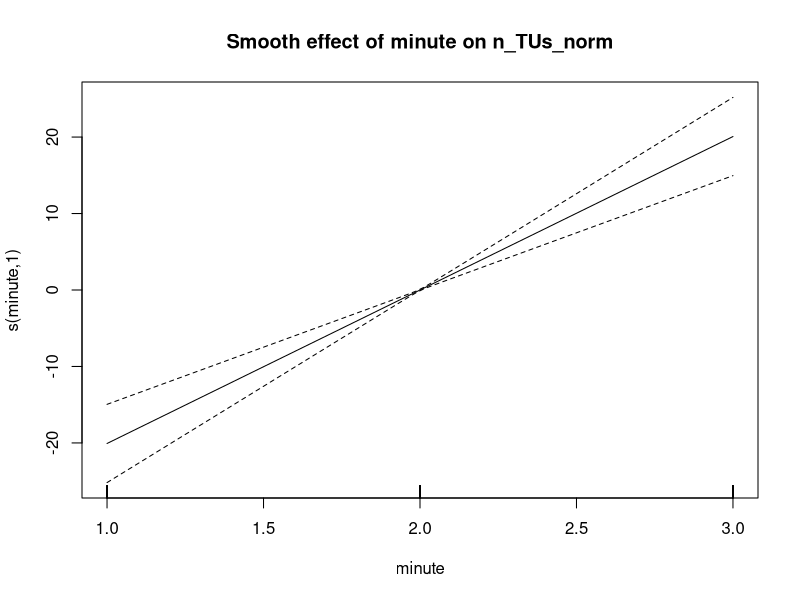
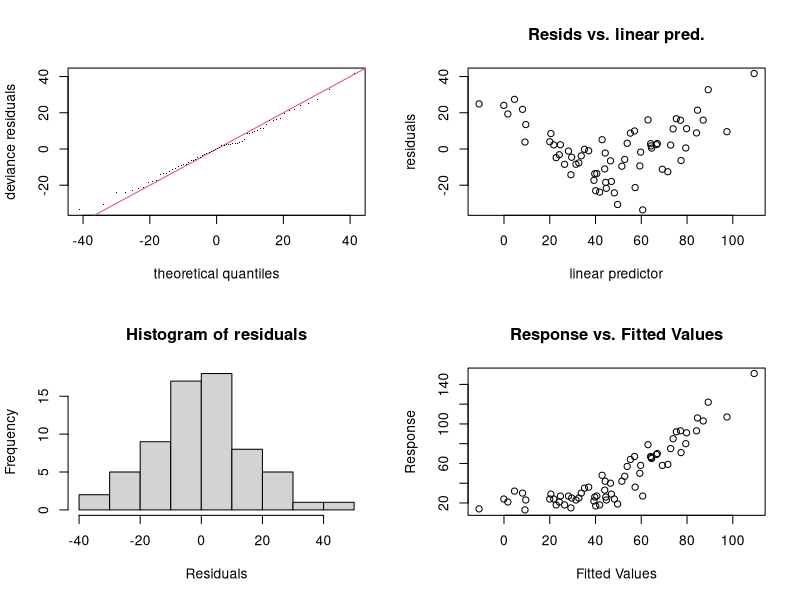
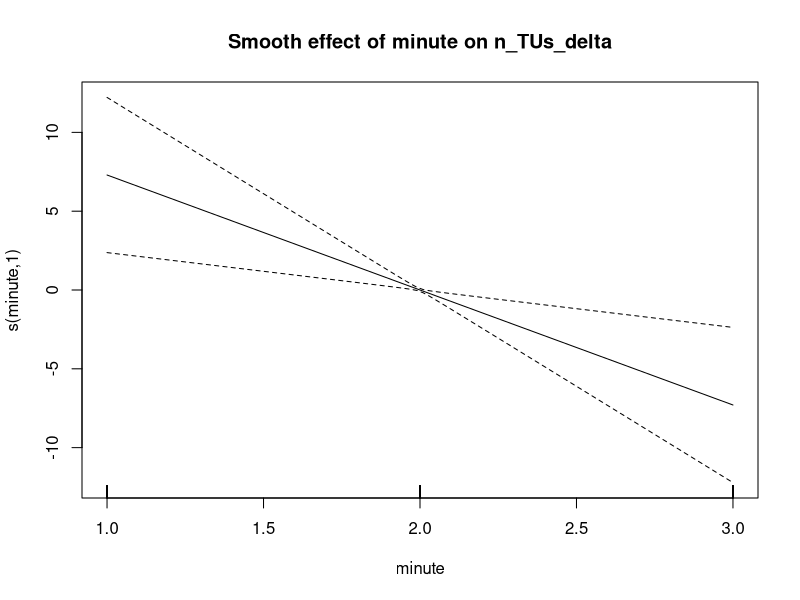
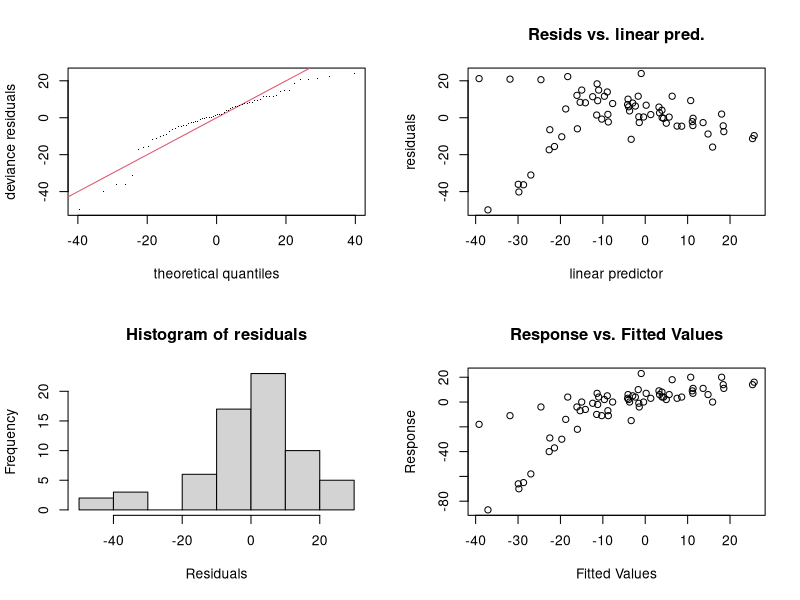
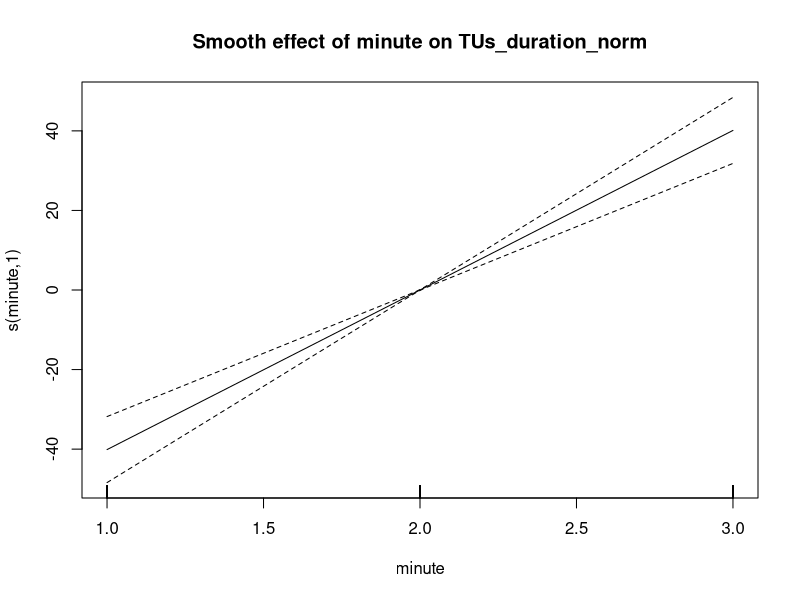
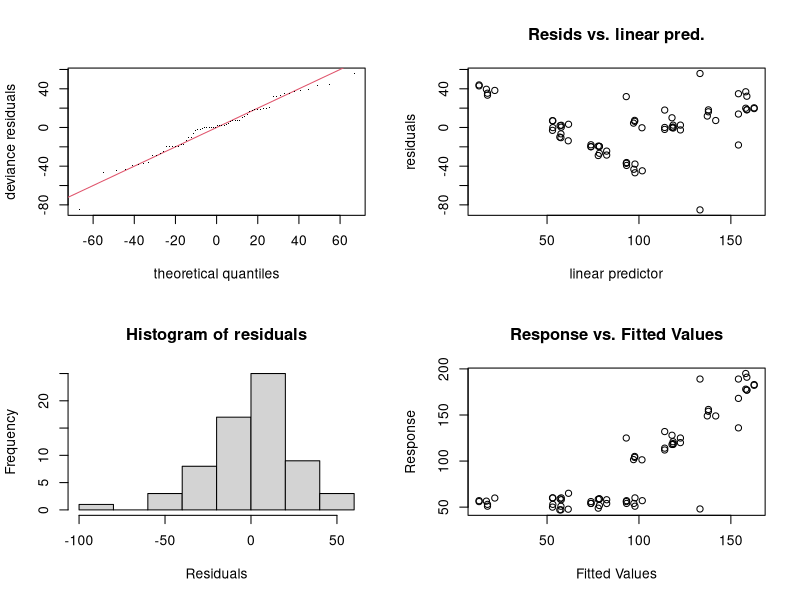
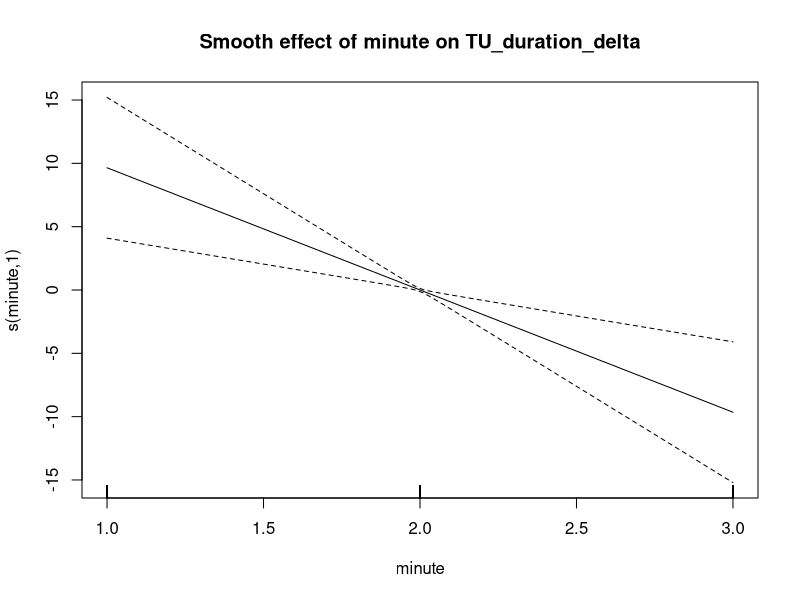
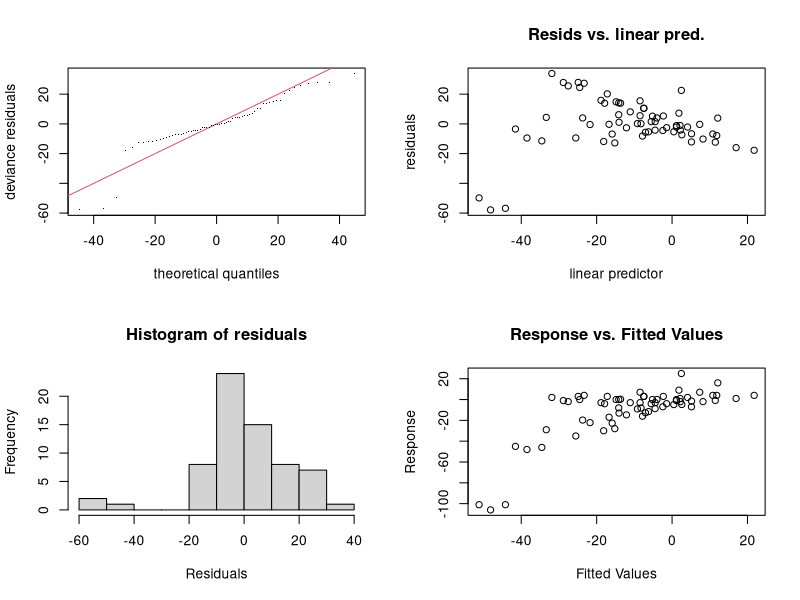

Write R code to recreate these figures, in order. (Note: this script raises an error after producing the figures.)
library(mgcv)
library(ggeffects)
library(ggplot2)
library(patchwork)
library(dplyr)

model_summaries <- data.frame(
  variable = character(),
  term = character(),
  edf = numeric(),
  ref_df = numeric(),
  F = numeric(),
  p_value = numeric(),
  r_squared = numeric(),
  stringsAsFactors = FALSE
)

all_effects <- list()

dependent_vars <- c(
  "n_TUs_norm",
"n_TUs_delta",
"TUs_duration_norm",
"TU_duration_delta",
"n_tokens_norm",
"n_tokens_delta",
"n_lingtoks_norm",
"n_lingtoks_delta",
"n_NVB_norm",
"n_NVB_delta",
"avg_tokens",
"avg_tokens_delta",
"avg_TU_duration",
"avg_TU_duration_delta",
"n_intonationpatterns_norm",
"n_intonationpatterns_delta",
"n_prolongations_norm",
"n_prolongations_delta",
"n_overlaps_norm",
"n_overlaps_delta"
)

df_params <- read.csv("stats/table_params.csv", sep="\t")

df_params$expert <- as.factor(df_params$expert)
df_params$data <- as.factor(df_params$data)
df_params$phase <- as.factor(df_params$phase)
df_params$transcriber <- as.factor(df_params$transcriber)  # your random effect

models <- list()

for (var in dependent_vars) {
  # formula_str <- as.formula(paste0("`", var, "` ~ s(minute, k = 3) + expert + phase + data + s(transcriber, bs = 're')"))
  # cat("\n\n====== GAMM for", var, "======\n")
  formula_str <- as.formula(paste0("`", var, "` ~ s(minute, k = 3) + expert + phase + data + s(transcriber, bs = 're')"))
  cat("\n\n====== GAMM for", var, "======\n")

  model <- gam(formula_str, data = df_params, method = "REML", family = gaussian())
  print(summary(model))
  models[[var]] <- model

smry <- summary(model)

  # Extract smooth and parametric terms separately
  smooth_terms <- smry$s.table
  if (!is.null(smooth_terms)) {
    smooth_df <- data.frame(
      variable = var,
      term = rownames(smooth_terms),
      edf = smooth_terms[, "edf"],
      ref_df = smooth_terms[, "Ref.df"],
      F = smooth_terms[, "F"],
      p_value = smooth_terms[, "p-value"],
      r_squared = rep(smry$r.sq, nrow(smooth_terms))
    )
    model_summaries <- rbind(model_summaries, smooth_df)
  }

  param_terms <- smry$p.table
  if (!is.null(param_terms)) {
    param_df <- data.frame(
      variable = var,
      term = rownames(param_terms),
      edf = NA,
      ref_df = NA,
      F = NA,
      p_value = param_terms[, "Pr(>|t|)"],
      r_squared = rep(smry$r.sq, nrow(param_terms))
    )
    model_summaries <- rbind(model_summaries, param_df)
  }

  predictors <- c("minute", "expert", "phase", "data")

  for (pred in predictors) {
    # Use try() to handle errors (e.g., if a factor has only one level)
    pred_effect <- try(ggpredict(model, terms = pred), silent = TRUE)

    if (!inherits(pred_effect, "try-error")) {
      df <- as.data.frame(pred_effect)
      df$x <- as.character(df$x)  # Ensure x is always character
      df$predictor <- pred
      df$dependent_var <- var
      all_effects[[length(all_effects) + 1]] <- df
    }
  }

  # Plot smooth effect
  png_filename_smooth <- paste0("plots/gam_smooth_", gsub(" ", "_", var), ".png")
  png(png_filename_smooth, width = 800, height = 600)
  plot(model, select = 1, shade = TRUE, main = paste("Smooth effect of minute on", var))
  dev.off()

  # Plot diagnostic checks
  png_filename_diag <- paste0("plots/gam_diag_", gsub(" ", "_", var), ".png")
  png(png_filename_diag, width = 1000, height = 800)
  gam.check(model)
  dev.off()
}

write.csv(model_summaries, "stats/gam_model_summaries.csv", row.names = FALSE)
effects_df <- bind_rows(all_effects)

# Optional: Save to CSV
write.csv(effects_df, "stats/gam_effects_with_ci.csv", row.names = FALSE)


# Ensure the output directory exists
if (!dir.exists("plots")) dir.create("plots")

# Custom theme
effect_theme <- function() {
  theme_minimal(base_size = 14) +
    theme(
      plot.title = element_text(face = "bold", hjust = 0.5, size = 16),
      axis.title = element_text(size = 14),
      axis.text = element_text(size = 12),
      panel.grid.minor = element_blank(),
      panel.grid.major.y = element_line(color = "gray90"),
      panel.grid.major.x = element_blank(),
      panel.border = element_rect(color = "gray80", fill = NA, size = 0.5),
      plot.margin = margin(10, 15, 10, 15),
      legend.position = "none"
    )
}

# Loop through stored models
for (var in names(models)) {
  model <- models[[var]]
  df <- df_params
  df$fit <- predict(model, se.fit = TRUE)$fit
  df$lower <- df$fit - 1.96 * predict(model, se.fit = TRUE)$se.fit
  df$upper <- df$fit + 1.96 * predict(model, se.fit = TRUE)$se.fit

  # Predicted vs observed plot
  p_pred <- ggplot(df, aes(x = fit, y = .data[[var]], color = data, shape = phase)) +
    geom_errorbar(aes(ymin = lower, ymax = upper), width = 0.05, alpha = 0.5, size = 0.7) +
    geom_point(size = 3, alpha = 0.8) +
    geom_abline(slope = 1, intercept = 0, linetype = "dashed", color = "gray40", size = 0.8) +
    labs(
      title = paste("Predicted vs. Observed for", var),
      subtitle = "With 95% Confidence Intervals",
      x = paste("Predicted", var),
      y = paste("Observed", var),
      color = "Data Source",
      shape = "Phase"
    ) +
    scale_color_brewer(palette = "Set1") +
    theme_minimal(base_size = 14) +
    theme(
      plot.title = element_text(face = "bold", hjust = 0.5),
      plot.subtitle = element_text(hjust = 0.5, color = "gray50"),
      legend.position = "bottom",
      panel.grid.minor = element_blank(),
      panel.border = element_rect(color = "gray80", fill = NA, size = 0.5),
      plot.margin = margin(15, 15, 15, 15)
    ) +
    guides(
      color = guide_legend(override.aes = list(size = 3)),
      shape = guide_legend(override.aes = list(size = 3))
    )

  ggsave(paste0("plots/predicted_vs_observed_", gsub(" ", "_", var), ".png"),
         p_pred, width = 7, height = 6, dpi = 300)

  # Marginal effects
  eff_expert <- ggpredict(model, terms = "expert")
  eff_data <- ggpredict(model, terms = "data")
  eff_phase <- ggpredict(model, terms = "phase")

  # Expert p-value
  p_val <- summary(model)$p.table["expertnovice", "Pr(>|t|)"]
  p_label <- paste0("p = ", format.pval(p_val, digits = 3, eps = .001))

  # Plots
  p_expert <- ggplot(eff_expert, aes(x = x, y = predicted)) +
    geom_point(size = 4, color = "#0072B2", fill = "white", shape = 21, stroke = 1.5) +
    geom_errorbar(aes(ymin = conf.low, ymax = conf.high), width = 0.1, color = "#0072B2", linewidth = 1) +
    labs(title = "Effect of Expertise", x = "Expertise", y = paste("Predicted", var)) +
    effect_theme()

  p_data <- ggplot(eff_data, aes(x = x, y = predicted)) +
    geom_point(size = 4, color = "#E69F00", fill = "white", shape = 22, stroke = 1.5) +
    geom_errorbar(aes(ymin = conf.low, ymax = conf.high), width = 0.1, color = "#E69F00", linewidth = 1) +
    labs(title = "Effect of Data Type", x = "Data", y = paste("Predicted", var)) +
    effect_theme()

  p_phase <- ggplot(eff_phase, aes(x = x, y = predicted)) +
    geom_point(size = 4, color = "#009E73", fill = "white", shape = 24, stroke = 1.5) +
    geom_errorbar(aes(ymin = conf.low, ymax = conf.high), width = 0.1, color = "#009E73", linewidth = 1) +
    labs(title = "Effect of Phase", x = "Phase", y = paste("Predicted", var)) +
    effect_theme()

  combined <- (p_expert | p_data | p_phase) +
    plot_annotation(title = paste("Marginal Effects on", var),
                    theme = theme(plot.title = element_text(face = "bold", size = 18, hjust = 0.5)))

  ggsave(paste0("plots/marginal_effects_", gsub(" ", "_", var), ".png"),
         combined, width = 14, height = 5, dpi = 300, bg = "white")
}
